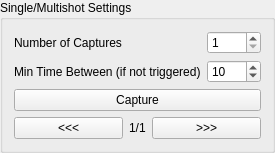
                 <widget class="QGroupBox" name="SingleMulti">
                  <property name="title">
                   <string>Single/Multishot Settings</string>
                  </property>
                  <layout class="QVBoxLayout" name="verticalLayout_22">
                   <item>
                    <layout class="QVBoxLayout" name="verticalLayout_13">
                     <item>
                      <layout class="QGridLayout" name="gridLayout_15">
                       <item row="0" column="0">
                        <widget class="QLabel" name="label_54">
                         <property name="text">
                          <string>Number of Captures</string>
                         </property>
                        </widget>
                       </item>
                       <item row="0" column="1">
                        <widget class="QSpinBox" name="capture_num">
                         <property name="minimum">
                          <number>1</number>
                         </property>
                         <property name="maximum">
                          <number>50</number>
                         </property>
                        </widget>
                       </item>
                       <item row="1" column="0">
                        <widget class="QLabel" name="label_55">
                         <property name="text">
                          <string>Min Time Between (if not triggered)</string>
                         </property>
                        </widget>
                       </item>
                       <item row="1" column="1">
                        <widget class="QSpinBox" name="min_time_delay">
                         <property name="maximum">
                          <number>2000</number>
                         </property>
                         <property name="value">
                          <number>10</number>
                         </property>
                        </widget>
                       </item>
                      </layout>
                     </item>
                     <item>
                      <widget class="QPushButton" name="capture_button">
                       <property name="sizePolicy">
                        <sizepolicy hsizetype="Preferred" vsizetype="Expanding">
                         <horstretch>0</horstretch>
                         <verstretch>0</verstretch>
                        </sizepolicy>
                       </property>
                       <property name="text">
                        <string>Capture</string>
                       </property>
                      </widget>
                     </item>
                     <item>
                      <layout class="QHBoxLayout" name="horizontalLayout_14">
                       <item>
                        <widget class="QPushButton" name="capture_scroll_left">
                         <property name="sizePolicy">
                          <sizepolicy hsizetype="Expanding" vsizetype="Fixed">
                           <horstretch>0</horstretch>
                           <verstretch>0</verstretch>
                          </sizepolicy>
                         </property>
                         <property name="text">
                          <string>&lt;&lt;&lt;</string>
                         </property>
                        </widget>
                       </item>
                       <item>
                        <widget class="QLabel" name="capture_num_info">
                         <property name="sizePolicy">
                          <sizepolicy hsizetype="Minimum" vsizetype="Minimum">
                           <horstretch>0</horstretch>
                           <verstretch>0</verstretch>
                          </sizepolicy>
                         </property>
                         <property name="maximumSize">
                          <size>
                           <width>60</width>
                           <height>20</height>
                          </size>
                         </property>
                         <property name="text">
                          <string>1/1</string>
                         </property>
                        </widget>
                       </item>
                       <item>
                        <widget class="QPushButton" name="capture_scroll_right">
                         <property name="sizePolicy">
                          <sizepolicy hsizetype="Expanding" vsizetype="Fixed">
                           <horstretch>0</horstretch>
                           <verstretch>0</verstretch>
                          </sizepolicy>
                         </property>
                         <property name="text">
                          <string>&gt;&gt;&gt;</string>
                         </property>
                        </widget>
                       </item>
                      </layout>
                     </item>
                    </layout>
                   </item>
                  </layout>
                 </widget>
